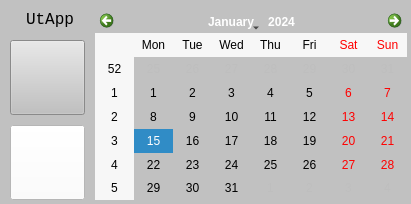
<?xml version="1.0" encoding="UTF-8"?>
<ui version="4.0">
 <class>UtApp</class>
 <widget class="QMainWindow" name="UtApp">
  <property name="geometry">
   <rect>
    <x>0</x>
    <y>0</y>
    <width>411</width>
    <height>204</height>
   </rect>
  </property>
  <property name="windowTitle">
   <string>UtApp</string>
  </property>
  <property name="styleSheet">
   <string notr="true">background-color: rgb(193, 193, 193);</string>
  </property>
  <widget class="QWidget" name="centralwidget">
   <widget class="QPushButton" name="money">
    <property name="enabled">
     <bool>true</bool>
    </property>
    <property name="geometry">
     <rect>
      <x>10</x>
      <y>125</y>
      <width>75</width>
      <height>75</height>
     </rect>
    </property>
    <property name="sizePolicy">
     <sizepolicy hsizetype="Fixed" vsizetype="Fixed">
      <horstretch>0</horstretch>
      <verstretch>0</verstretch>
     </sizepolicy>
    </property>
    <property name="minimumSize">
     <size>
      <width>75</width>
      <height>75</height>
     </size>
    </property>
    <property name="styleSheet">
     <string notr="true">background-color: rgb(255, 255, 255);</string>
    </property>
    <property name="text">
     <string/>
    </property>
    <property name="icon">
     <iconset>
      <normaloff>images/icon_money.webp</normaloff>images/icon_money.webp</iconset>
    </property>
    <property name="iconSize">
     <size>
      <width>75</width>
      <height>75</height>
     </size>
    </property>
   </widget>
   <widget class="QPushButton" name="weather">
    <property name="enabled">
     <bool>true</bool>
    </property>
    <property name="geometry">
     <rect>
      <x>10</x>
      <y>40</y>
      <width>75</width>
      <height>75</height>
     </rect>
    </property>
    <property name="sizePolicy">
     <sizepolicy hsizetype="Fixed" vsizetype="Fixed">
      <horstretch>0</horstretch>
      <verstretch>0</verstretch>
     </sizepolicy>
    </property>
    <property name="minimumSize">
     <size>
      <width>75</width>
      <height>75</height>
     </size>
    </property>
    <property name="text">
     <string/>
    </property>
    <property name="icon">
     <iconset>
      <normaloff>images/icon_weather.webp</normaloff>images/icon_weather.webp</iconset>
    </property>
    <property name="iconSize">
     <size>
      <width>82</width>
      <height>82</height>
     </size>
    </property>
   </widget>
   <widget class="QCalendarWidget" name="calendarWidget">
    <property name="geometry">
     <rect>
      <x>95</x>
      <y>10</y>
      <width>312</width>
      <height>190</height>
     </rect>
    </property>
   </widget>
   <widget class="QLabel" name="label">
    <property name="geometry">
     <rect>
      <x>25</x>
      <y>10</y>
      <width>50</width>
      <height>18</height>
     </rect>
    </property>
    <property name="font">
     <font>
      <family>Courier New</family>
      <pointsize>12</pointsize>
     </font>
    </property>
    <property name="layoutDirection">
     <enum>Qt::LeftToRight</enum>
    </property>
    <property name="text">
     <string>UtApp</string>
    </property>
    <property name="alignment">
     <set>Qt::AlignCenter</set>
    </property>
   </widget>
  </widget>
 </widget>
 <resources/>
 <connections/>
</ui>
